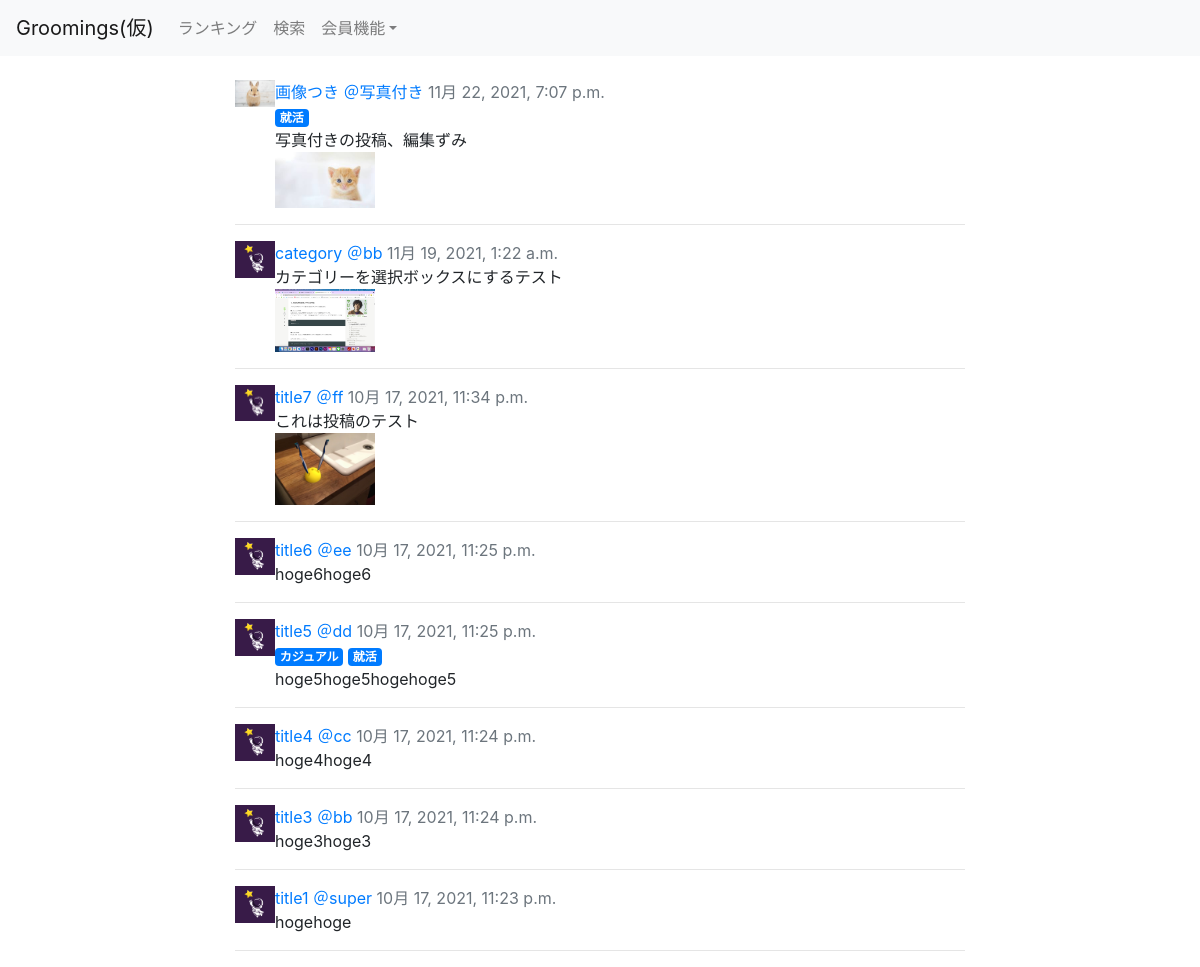
The page / on the database its author committed.
### groomings/models.py (models this page shows, shortened)
class Date(models.Model):
    created_at = models.DateTimeField(default=now)
    class Meta:
        abstract = True

class Post(Date):
    title = models.CharField(max_length=30)
    image1 = models.FileField(upload_to='post_image/', null=True, blank=True)
    image2 = models.FileField(upload_to='post_image/', null=True, blank=True)
    image3 = models.FileField(upload_to='post_image/', null=True, blank=True)
    text = models.TextField()
    user = models.ForeignKey(
        'User', on_delete=models.CASCADE, related_name="user_post"
    )
    favorite = models.ManyToManyField(User, related_name="user_favo_post")
    category = models.CharField(max_length=15, default='カテゴリーなし')
    class Meta:
        db_table = 'post'

class User(AbstractBaseUser, PermissionsMixin):
    username = models.CharField(max_length=150)
    email = models.EmailField(max_length=255, unique=True)
    image = models.FileField(upload_to='user_image/', null=True, blank=True)
    point = models.IntegerField(default=50, validators=[MinValueValidator(0)])
    follow = models.ManyToManyField(
        'self', blank=True, symmetrical=False, related_name="follower"
    )
    is_active = models.BooleanField(default=True)
    is_staff = models.BooleanField(default=False) # 管理画面にログインできるかどうか
    USERNAME_FIELD = 'email' # このテーブルのレコードを一意に識別
    REQUIRED_FIELDS = ['username'] # スーパーユーザー作成時に入力する(emailとパスワードは必須だからそれ以外で)
    objects = UserManager()
    class Meta:
        db_table = 'user'

class Tag(models.Model):
    name = models.CharField(max_length=20, unique=True)
    post = models.ManyToManyField('Post', related_name="having_tags")
    class Meta:
        db_table = 'tag'

### groomings/views.py (the view)
# urls.py: path(r'', views.top, name = 'top'), # タイムライン
def top(request):
    if request.user.is_authenticated: # ログインしていたらフォロー中ユーザーの投稿を表示
        users = request.user.follow.all()
        posts = Post.objects.filter(Q(user__in=users) | Q(user=request.user)).order_by('-created_at')
    else:
        posts = Post.objects.order_by('-created_at')
    return render(request, 'groomings/top.html', context={"posts": posts})

### groomings/templates/groomings/top.html (shortened to what this page needs)
{% extends "groomings/base.html" %}
{% load tag_event %}
{% block content %}
<div class="row">
  <div class="col-md-8 offset-md-2">
    <ul class="list-unstyled">
      {% for post in posts %}
      <li class="media mb-3 post">
          {% if post.user.image %}
          <img src="{{ post.user.image.url }}" width="40px">
          {% else %}
          <img src="/media/static/default.png" width="40px">
          {% endif %}
          <div class="media-body">
              <a href="{% url 'groomings:post_detail' post.id %}">{{ post.title }}</a>
              <a href="{% url 'groomings:user' post.user.id %}">＠{{ post.user.username }}</a>
              <span class="text-muted">{{ post.created_at }}</span><br>
              {% for tag in post.having_tags.all %}
              <span class="badge badge-primary">{{ tag.name }}</span>
              {% endfor %}
              <div>
                  {{ post.text }}
              </div>
              <div class="post_image">
                  {% if post.image1 %}
                  <img src="{{ post.image1.url }}" alt="" width="100px">
                  {% endif %}
                  {% if post.image2 %}
                  <img src="{{ post.image2.url }}" alt="" width="100px">
                  {% endif %}
              </div>
          </div>
      </li>
      <hr>
      {% endfor %}
    </ul>
  </div>
</div>
{% endblock %}

### rows shown on the page
Post: user.image (picture), title "画像つき", user.username "写真付き", created_at "11月 22, 2021, 7:07 p.m.", text "写真付きの投稿、編集ずみ", image2 (picture)
Tag: name "就活"
Post: title "category", user.username "bb", created_at "11月 19, 2021, 1:22 a.m.", text "カテゴリーを選択ボックスにするテスト", image1 (picture)
Post: title "title7", user.username "ff", created_at "10月 17, 2021, 11:34 p.m.", text "これは投稿のテスト", image1 (picture)
Post: title "title6", user.username "ee", created_at "10月 17, 2021, 11:25 p.m.", text "hoge6hoge6"
Post: title "title5", user.username "dd", created_at "10月 17, 2021, 11:25 p.m.", text "hoge5hoge5hogehoge5"
Tag: name "カジュアル"
Post: title "title4", user.username "cc", created_at "10月 17, 2021, 11:24 p.m.", text "hoge4hoge4"
Post: title "title3", user.username "bb", created_at "10月 17, 2021, 11:24 p.m.", text "hoge3hoge3"
Post: title "title1", user.username "super", created_at "10月 17, 2021, 11:23 p.m.", text "hogehoge"
